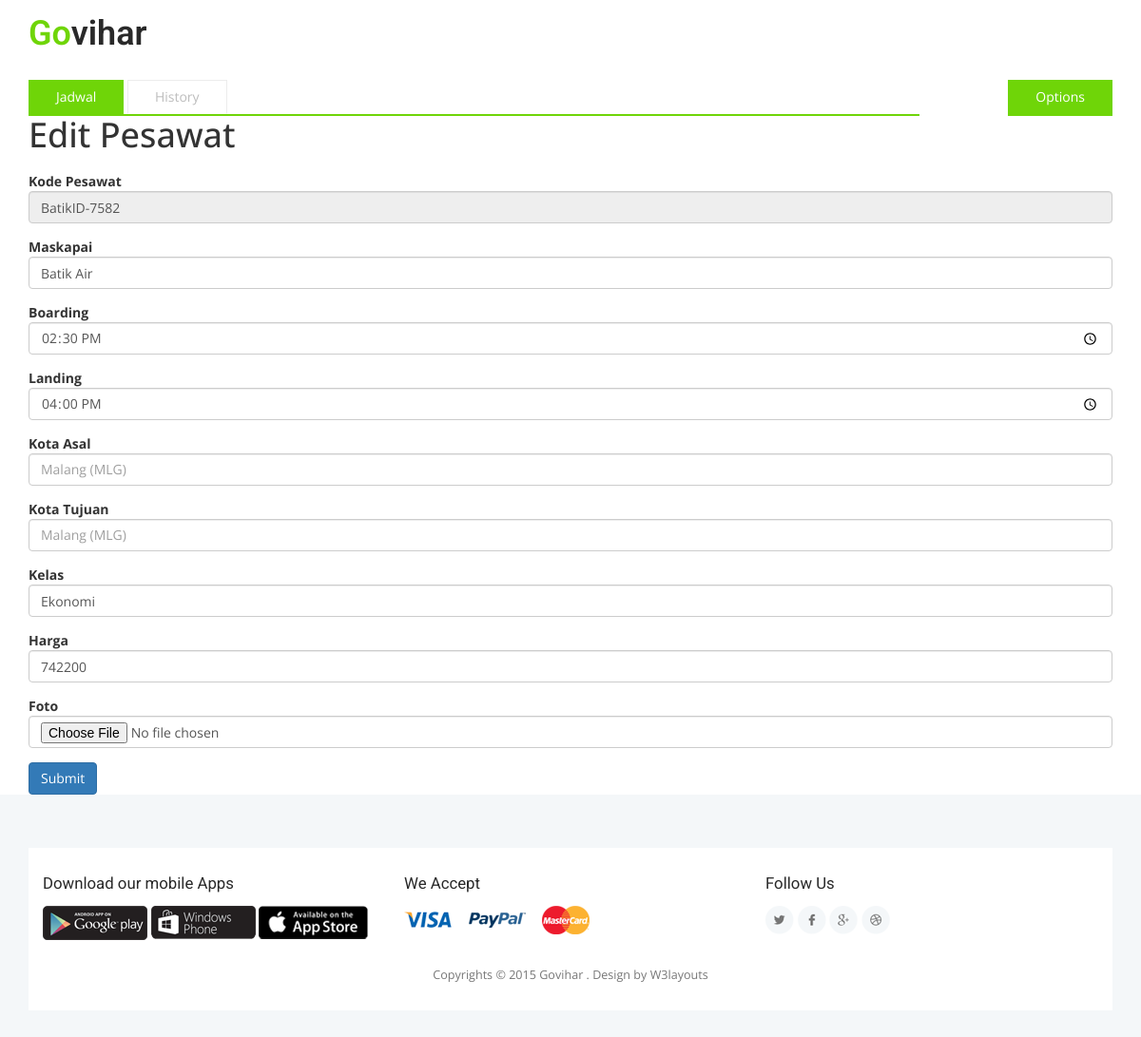
The page /Pesawat/editPesawat/BatikID-7582 on the database its author committed.
### tables this page shows
CREATE TABLE IF NOT EXISTS `pesawat` (
  `KodePesawat` varchar(30) NOT NULL,
  `Maskapai` varchar(50) NOT NULL,
  `Boarding` time NOT NULL,
  `Landing` time NOT NULL,
  `FK_IdAsal` int(3) NOT NULL,
  `FK_IdTujuan` int(3) NOT NULL,
  `Kelas` varchar(20) NOT NULL,
  `Harga` int(20) NOT NULL,
  `LogoPesawat` varchar(150) NOT NULL
);

CREATE TABLE IF NOT EXISTS `kota` (
  `IdKota` int(3) NOT NULL,
  `NamaKota` varchar(150) NOT NULL,
  `Bandara` varchar(150) NOT NULL
);

### application/controllers/Pesawat.php (called while the page is built, shortened)
<?php
class Pesawat extends CI_Controller {
	function __construct(){
		$this->load->helper(array('url'));
		$this->load->model('PesawatModel');
	}
	public function editPesawat($id) {
		$data['result'] = $this->PesawatModel->getPesawat4($id);
		$this->load->view('Templates/Header');
		$this->load->view('Pesawat/update',$data);
		$this->load->view('Templates/Footer');
	}
}

### index.php (called while the page is built, shortened)
<?php
require_once BASEPATH.'core/CodeIgniter.php';

### application/models/PesawatModel.php (called while the page is built, shortened)
<?php
class PesawatModel extends CI_Model {
	public function get_kota()
	{
		$query = $this->db->get('kota');
		return $query;
	}
	public function getPesawat4($id) {
		$result = $this->db->query("SELECT * FROM pesawat WHERE KodePesawat = '$id'");
		return $result->result_array();
	}
}

### application/views/Pesawat/update.php (the view)
<div class="container">
	<h1>Edit Pesawat</h1>
	<br/>
	<form action="<?php echo base_url()."Pesawat/doEdit"; ?>" method="post" enctype="multipart/form-data">
		<div class="form-group">
			<label for="inputKodePesawat">Kode Pesawat</label>
			<input type="text" name="inputKodePesawat" class="form-control" value="<?php echo $result[0]['KodePesawat']; ?>" readonly>
		</div>
		<div class="form-group">
			<label for="inputMaskapai">Maskapai</label>
			<input type="text" name="inputMaskapai" class="form-control" value="<?php echo $result[0]['Maskapai']; ?>">
		</div>
		<div class="form-group">
			<label for="inputBoarding">Boarding</label>
			<input type="time" name="inputBoarding" class="form-control" value="<?php echo $result[0]['Boarding']; ?>">
		</div>
		<div class="form-group">
			<label for="inputLanding">Landing</label>
			<input type="time" name="inputLanding" class="form-control" value="<?php echo $result[0]['Landing']; ?>">
		</div>
		<div class="form-group">
			<label for="inputKotaAsal">Kota Asal</label>
			<?php $kota_asal = $this->PesawatModel->get_kota(); ?>
			<select class="form-control" name="inputKotaAsal">
			<?php foreach($kota_asal->result_array() as $kota_asal) { ?>
			<option value="<?php echo $kota_asal['IdKota']; ?>" <?php echo ($kota_asal['IdKota'] == $result[0]['FK_IdAsal'] ? 'selected="selected"' : ''); ?>><?php echo $kota_asal['NamaKota']; ?></option>
			<?php } ?>
			</select>
		</div>
		<div class="form-group">
			<label for="inputKotaTujuan">Kota Tujuan</label>
			<?php $kota_tujuan = $this->PesawatModel->get_kota(); ?>
			<select class="form-control" name="inputKotaTujuan">
			<?php foreach($kota_tujuan->result_array() as $kota_tujuan) { ?>
			<option value="<?php echo $kota_tujuan['IdKota']; ?>" <?php echo ($kota_asal['IdKota'] == $result[0]['FK_IdTujuan'] ? 'selected="selected"' : ''); ?>><?php echo $kota_tujuan['NamaKota']; ?></option>
			<?php } ?>
			</select>
		</div>
		<div class="form-group">
			<label for="inputKelas">Kelas</label>
			<input type="text" name="inputKelas" class="form-control" value="<?php echo $result[0]['Kelas']; ?>">
		</div>
		<div class="form-group">
			<label for="inputHarga">Harga</label>
			<input type="text" name="inputHarga" class="form-control" value="<?php echo $result[0]['Harga']; ?>">
		</div>
		<div class="form-group">
			<label for="inputFoto">Foto</label>
			<input type="file" name="inputFoto" class="form-control">
		</div>
		<button type="submit" class="btn btn-primary">Submit</button>
	</form>
</div>

### assets/css/style.css (style rules this page uses)
body { margin:0; font-family: 'Open Sans', sans-serif; background-color:#fff; }
h1,h2,h3,h4,h5,h6 { margin:0; }
ul,label { margin:0; padding:0; }
select { color: #9F9F9F!important; font-size: 12px; padding: 7px 33px 7px 7px; outline: none; border: none; background: url(../images/arrow.png) no-repeat 76% center #ffffff; border-radius: 0px; -webkit-border-radius: 0px; -moz-border-radius: 0px; -o-border-radius: 0px; -webkit-appearance: none; }
select option { border: 1px solid #DFDFDF; outline: none; -webkit-transition: all 0.3s ease-in-out; -moz-transition: all 0.3s ease-in-out; -o-transition: all 0.3s ease-in-out; transition: all 0.3s ease-in-out; }

### rows shown on the page
pesawat: inputKodePesawat "BatikID-7582", inputMaskapai "Batik Air", inputBoarding "14:30:00", inputLanding "16:00:00", inputKotaAsal "Malang (MLG)", inputKelas "Ekonomi", inputHarga "742200"

### other values the page prints
form field inputKotaTujuan "Malang (MLG)"
